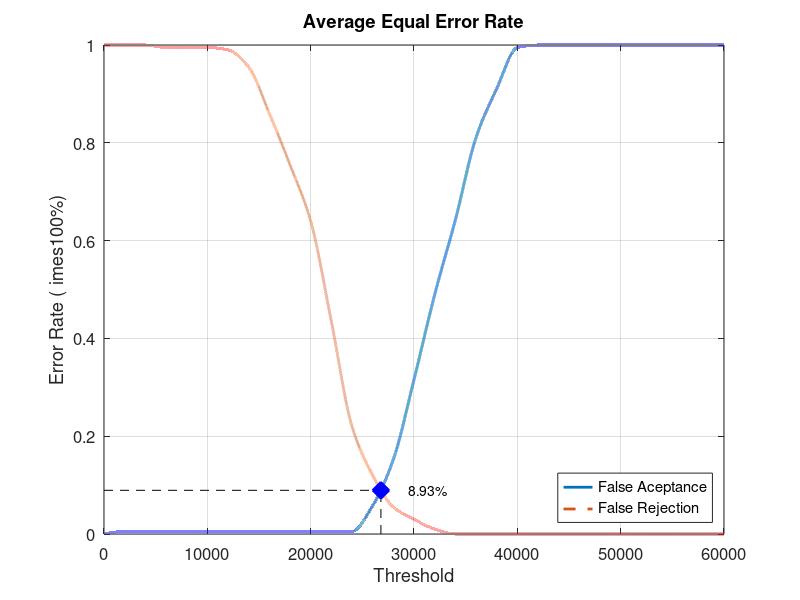
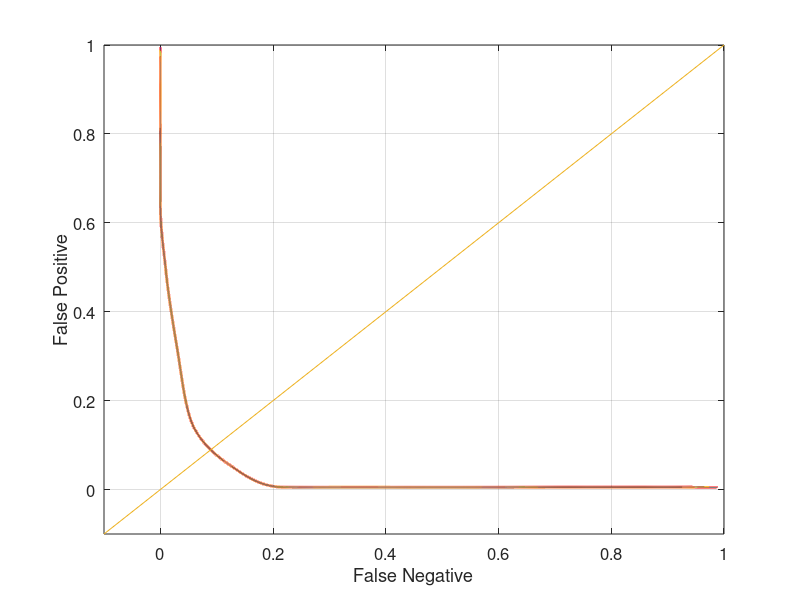

Reproduce these figures in MATLAB, in order.
close all;
clear;
clc;
x = 0:2000:60000;
xq = 0:0.5:60000;

y0 = [0 0.00526316 0.00526316 0.00526316 0.00526316 0.00526316 0.00526316 0.00526316 0.00526316 0.00526316 0.00526316 0.00526316 0.00526316 0.0578947 0.152632 0.315789 0.489474 0.642105 0.810526 0.910526 0.994737 1 1 1 1 1 1 1 1 1 1]
yy0 = interp1(x, y0, xq, 'pchip');
y1 = [1 1 1 0.995 0.995 0.995 0.99 0.955 0.86 0.755 0.64 0.435 0.22 0.12 0.055 0.03 0.01 0 0 0 0 0 0 0 0 0 0 0 0 0 0]
yy1 = interp1(x, y1, xq, 'pchip');

% Calculating EER: 
y2 = abs(y0 - y1);
find(y2 == min(y2))
yy2 = abs(yy0 - yy1);
xEER = find(yy2 == min(yy2));
xEERIndex = xq(xEER) % X-axis EER
yEER = yy0(xEER) % Y-axis EER

main = figure
plot(xq, yy0,'-','LineWidth', 2);	hold on
plot(xq, yy1,'--','LineWidth', 2);	hold on
plot([xEERIndex xEERIndex], [0 yEER], 'k--');	hold on
plot([0 xEERIndex], [yEER yEER], 'k--');	hold on
plot(xEERIndex, yEER, 'bx', 'LineWidth', 10);	hold on
text(xEERIndex + 10 * xEERIndex / 100, yEER, [num2str(round((10000 * yEER)) / 100) '%'])
legend('False Aceptance', 'False Rejection', 'Location', 'SouthEast')
xlabel('Threshold')
ylabel('Error Rate (	imes100%)')
title('Average Equal Error Rate')
set(gca, 'FontSize', 12)
axis([0 60000 0 1])
grid on

print(main, 'Database1_3Main', '-dpng');
FNRxFPR = figure('Color', [1 1 1]);
plot(yy1, yy0, '-', yy1, yy0, 'LineWidth', 2);
hold on
y = -0.1:0.1:1
plot(y, y); 
set(gca, 'FontSize', 12)
xlabel('False Negative')
ylabel('False Positive')
axis([-0.1 1 -0.1 1])
set(gca, 'FontSize', 12)
grid on

print(FNRxFPR, 'Database1_3FNRxFPR','-dpng');
